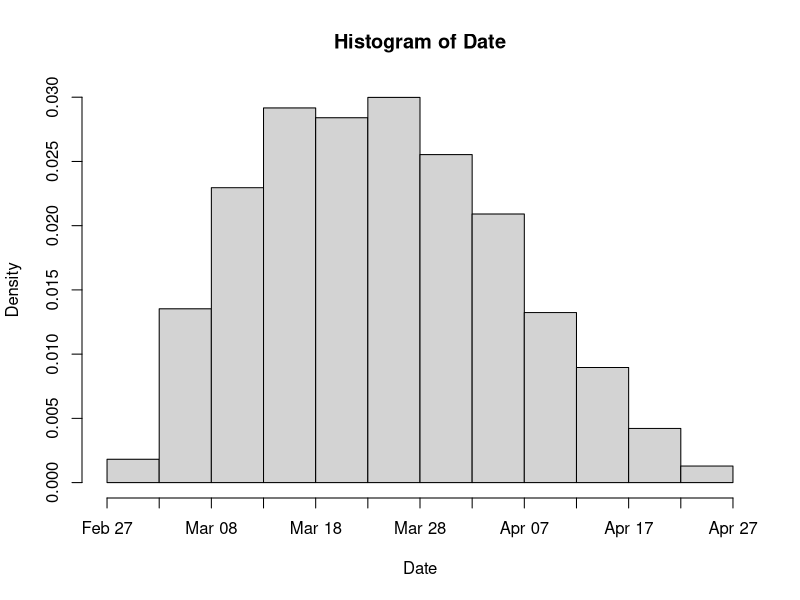

The R source for this figure: (Note: this script raises an error after producing the figure.)
library(dplyr)
library(lubridate)

set.seed(2022)
n <- 3415

## V2: Phosphate Levels pmm
Phospate <- rgamma(n, shape = 60, rate = 0.75)

## V3: Date of planting
Date <- as_date("2024-03-01", format = "%Y-%m-%d")
Date <- Date + round(60 * rbeta(n, 2, 3))
hist(Date, breaks = 20)

## V4: Type of plant
orchids <- c("Cymbidium", "Dendrobium")
Types <- sample(orchids, n, replace = T)

## V5: Temperature
Temp <- rep(0, n)
for (i in 1:n) {
  Temp[i] <- case_when(
    Types[i] == "Cymbidium" ~ 16.4 + 4.7 * rbeta(1, 2, 2),
    Types[i] == "Dendrobium" ~ 17.5 + 5.2 * rbeta(1, 2, 2),
  )
}

## V1: Orchid Height in inches
height <- c(17, 30)
Height <- rep(0, n)

ind <- which(Types == "Cymbidium")
Height[ind] <- height[1] + 0.2 * sqrt(Phospate[ind]) +
  0.3 * log(as.numeric(as_date("2024-10-15") - Date[ind])) +
  0.3 * (Temp[ind] - 17) - 7 + rnorm(length(ind), sd = height[1] / 10)

ind <- which(Types == "Dendrobium")
Height[ind] <- height[2] + 0.3 * sqrt(Phospate[ind]) +
  0.35 * log(as.numeric(as_date("2024-10-15") - Date[ind])) +
  0.4 * (Temp[ind] - 17) - 10 +
  rnorm(length(ind), sd = height[2] / 10)


## V8: Quality
Quality <- rep(0, n)
ind <- which(Types == "Cymbidium")
Quality[ind] <-
  round(7 - 6 / 50 * abs(
    as.numeric(as_date("2024-04-07") - Date[ind]) +
      round(runif(length(ind), -10, 10))
  )) +
  round(runif(length(ind), -3, 0)) +
  0.15 * Height[ind]

ind <- which(Types == "Dendrobium")
Quality[ind] <-
  round(7 - 6 / 50 * abs(
    as.numeric(as_date("2024-04-01") - Date[ind]) +
      round(runif(length(ind), -10, 10))
  )) +
  round(runif(length(ind), -3, 0)) +
  0.05 * Height[ind]

Orchids <- data.frame(
  "Type" = Types,
  "Height" = round(Height, 1),
  "Quality" = round(Quality),
  "Phosphate" = round(Phospate),
  "Temperature" = round(Temp, 1),
  "Planting" = Date
)

setwd("C:/Users/cr777/Desktop/Teaching 2024-2025/MA22019/Problem Sheets/Problem Sheet 2//")
write.csv(Orchids, "data/Orchids.csv", row.names = FALSE)
